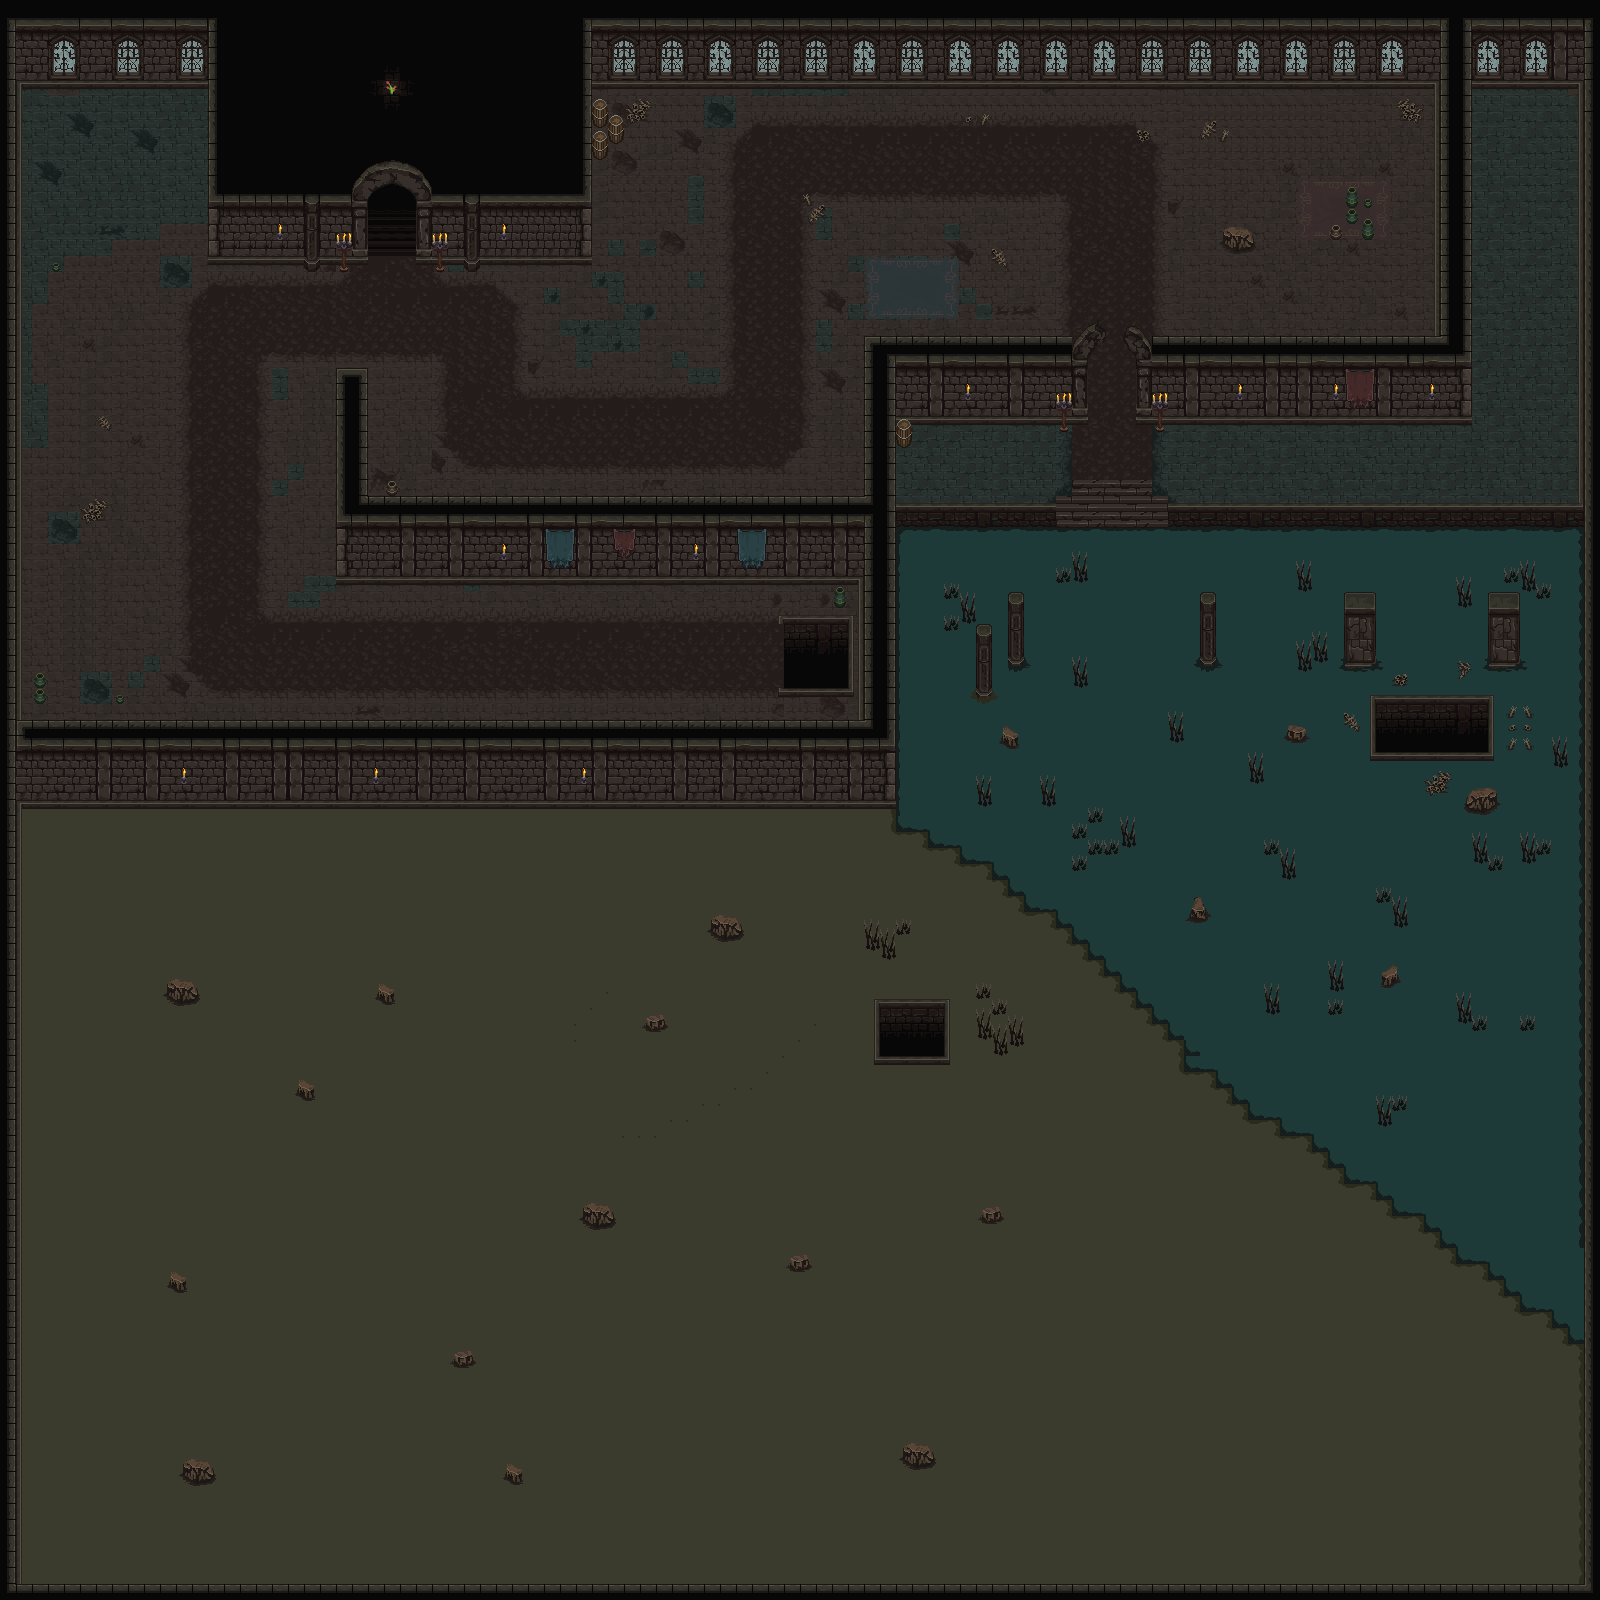

Tiled map render using the project's own tile images. Description and the map definition, with tile-layer contents summarised, below:
An orthogonal 100x100 tile map with 16x16 px tiles, 4 tile layers (groundTiles, upperTiles, DecorativeLayer, animatedLayer), 5 tilesets and 14 objects.

<map version="1.2" tiledversion="1.2.5" orientation="orthogonal" renderorder="right-down" width="100" height="100" tilewidth="16" tileheight="16" infinite="0" nextlayerid="25" nextobjectid="35">
 <tileset firstgid="1" source="firtsLevelBuild.tsx" />
 <tileset firstgid="1703" source="Torch.tsx" />
 <tileset firstgid="1706" source="smallTorch.tsx" />
 <tileset firstgid="1709" source="DECORATIONS.tsx" />
 <tileset firstgid="2733" source="flower.tsx" />
 <layer id="19" name="groundTiles" width="100" height="100" locked="1">
  <data>[10000 cells, 10000 non-empty, 221 distinct tile ids]</data>
 </layer>
 <layer id="20" name="upperTiles" width="100" height="100" locked="1">
  <data>[10000 cells, 2110 non-empty, 287 distinct tile ids]</data>
 </layer>
 <layer id="23" name="DecorativeLayer" width="100" height="100" locked="1">
  <data>[10000 cells, 399 non-empty, 170 distinct tile ids]</data>
 </layer>
 <layer id="24" name="animatedLayer" width="100" height="100" locked="1">
  <data>[10000 cells, 30 non-empty, 15 distinct tile ids]</data>
 </layer>
 <objectgroup id="4" name="collision">
  <object id="21" x="350" y="261.333">
   <polygon points="10.5,-5.333 10,-65.333 -132.417,-66.0833 -132.917,-261.5 -359.333,-263.333 -354,1355.33 1254.67,1343.33 1258,-274.667 233.333,-260.75 232.5,-61 74.5,-61.8333 74.5,-4.33203 241.583,-5.25 241.583,-172.625 1228.19,-172.674 1229.51,1322.88 -328,1322 -327.934,-172.356 -142.011,-172.375 -141.985,-5.23189" />
  </object>
  <object id="22" x="976" y="672">
   <polyline points="0,0 16,0 16,32 0,32 0,0" />
  </object>
  <object id="23" x="1008" y="672">
   <polygon points="0,0 16,0 16,-32 0,-32" />
  </object>
  <object id="24" x="1216" y="672">
   <polyline points="0,0 0,-32 -16,-32 -16,0 0,0" />
  </object>
  <object id="25" x="1344" y="672">
   <polygon points="0,0 0,-32 32,-32 32,0" />
  </object>
  <object id="26" x="1488" y="672">
   <polygon points="0,0 32,0 32,-32 0,-32" />
  </object>
  <object id="27" x="1493.97" y="695">
   <polygon points="0,0 0.03125,65.9531 -123.969,66.0156 -123.953,0" />
  </object>
  <object id="28" x="896.087" y="528">
   <polygon points="0,0 159.913,0 159.944,-25 0.0468495,-24.9566" />
  </object>
  <object id="29" x="1168" y="528">
   <polygon points="0,0 416,0 416.182,-24.2424 0.0444444,-25" />
  </object>
  <object id="30" x="336" y="368">
   <polygon points="-320,352 528,352 528,208 0,208 0,0 32,0 32,128 528,128 528,-32 736,-32 752,-32 752,48 560,48 560,432 -320,432" />
  </object>
  <object id="31" x="1136" y="336">
   <polygon points="0,0 304,0 304,-256 336,-256 336,80 0,80" />
  </object>
  <object id="32" x="784" y="624">
   <polygon points="0,0 64,0 64,64 0,64" />
  </object>
  <object id="33" x="880" y="1008">
   <polygon points="0,0 64,0 64,48 0,48" />
  </object>
  <object id="34" x="384" y="80">
   <polygon points="0,0 16,0 16,16 0,16" />
  </object>
 </objectgroup>
</map>
